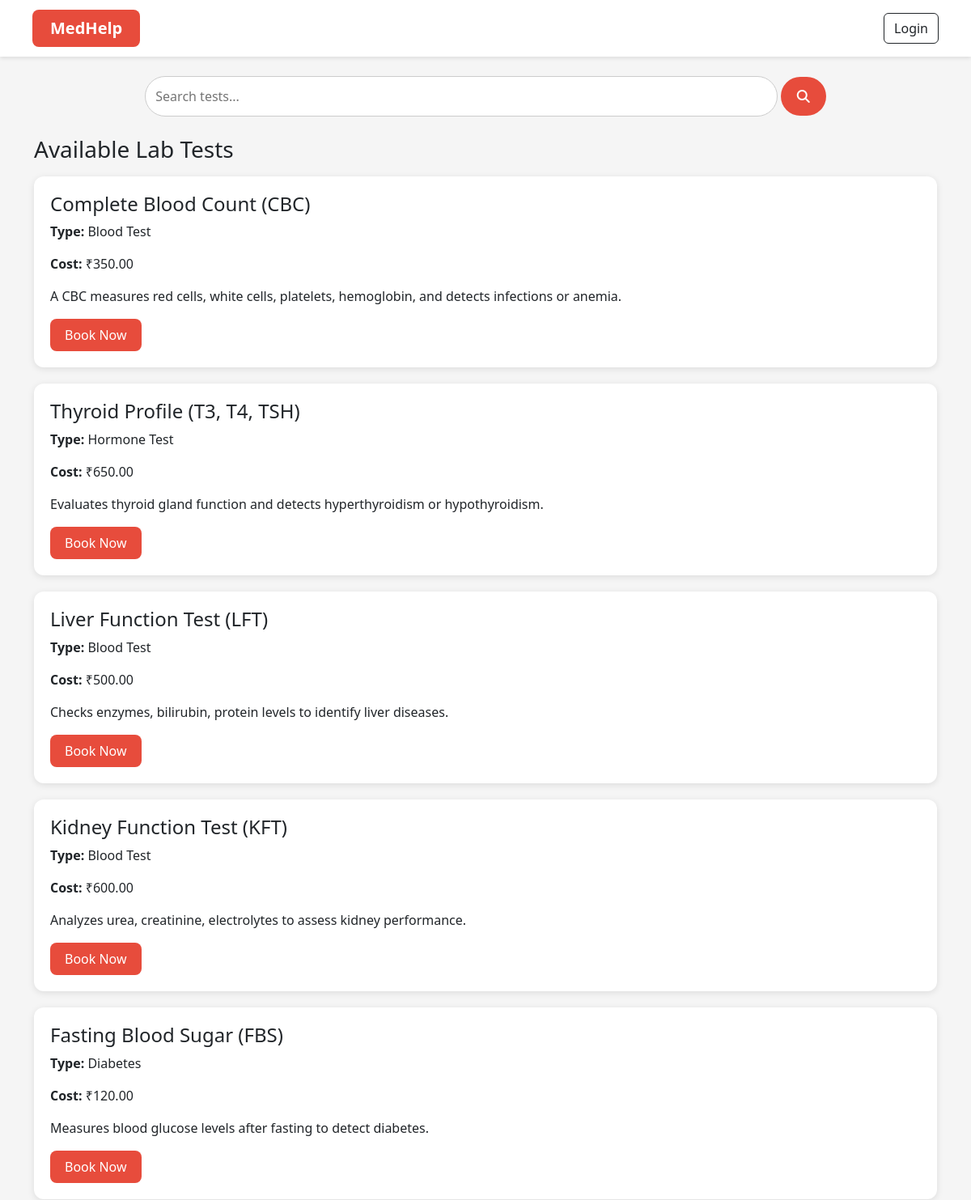
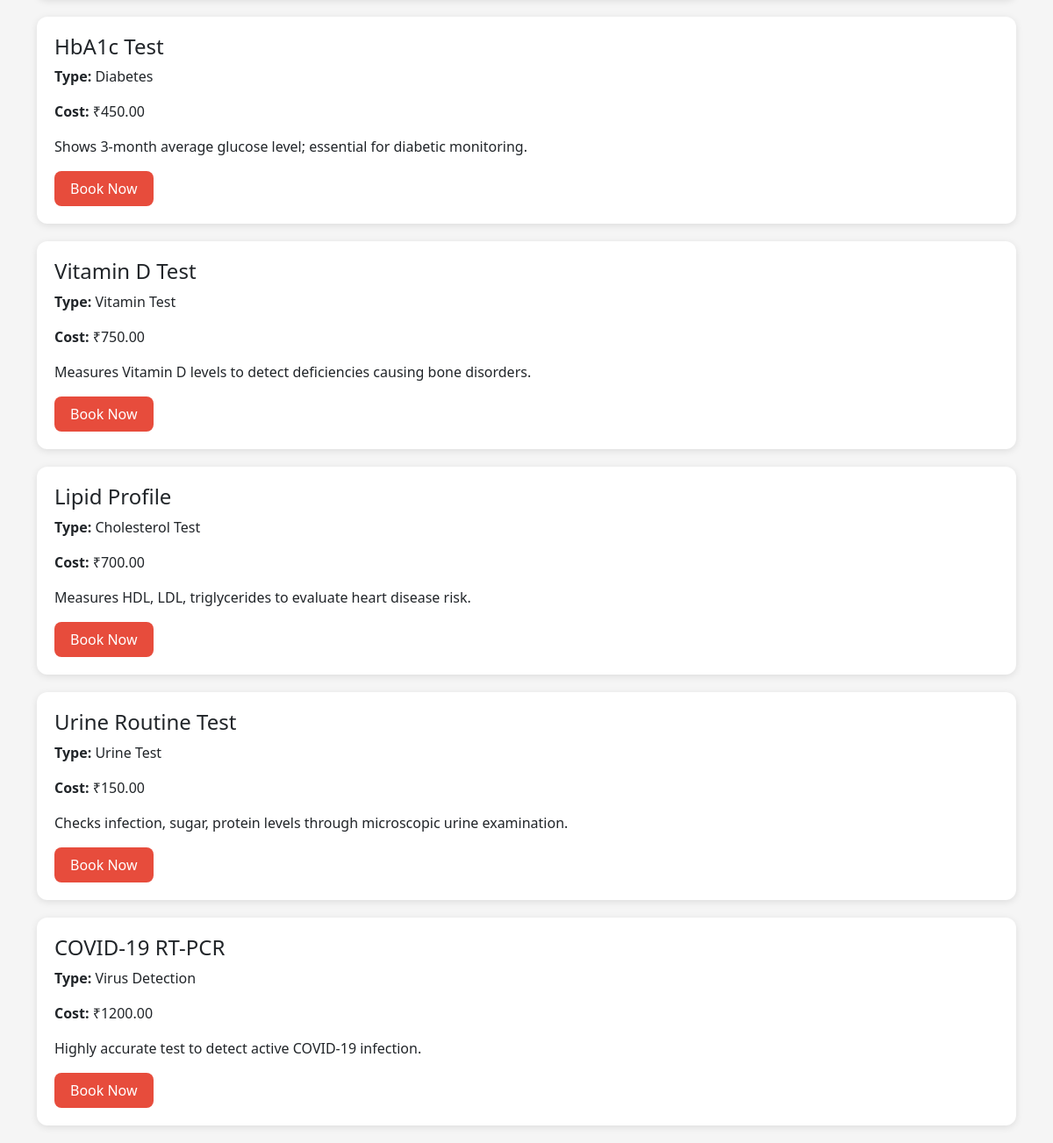
Screenshot of /customer/book_lab_test.php with the database file from the repository (2 pictures, top to bottom).
### tables this page shows
CREATE TABLE `LAB_TEST` (
  `test_id` int(11) NOT NULL,
  `test_name` varchar(100) NOT NULL,
  `test_type` varchar(50) DEFAULT NULL,
  `test_cost` decimal(10,2) DEFAULT NULL,
  `description` text DEFAULT NULL
);

### customer/book_lab_test.php (the view, shortened to what this page needs)
<?php
$search = "";
if(isset($_GET['search'])){
    $search = $_GET['search'];
    $query = "SELECT * FROM LAB_TEST WHERE test_name LIKE '%$search%' OR test_type LIKE '%$search%'";
} else {
    $query = "SELECT * FROM LAB_TEST";
}
$result = mysqli_query($conn, $query);
?>
<!DOCTYPE html>
<html>
<head>
    <link rel="stylesheet" href="https://cdn.jsdelivr.net/npm/bootstrap@5.3.0/dist/css/bootstrap.min.css">
    <link rel="stylesheet" href="https://cdnjs.cloudflare.com/ajax/libs/font-awesome/6.4.0/css/all.min.css">
</head>
<body>
<div class="top-header">
    <a class="logo" href="index.php">MedHelp</a>
    <div>
        <?php if(!isset($_SESSION['uid'])) { ?>
            <button class="btn btn-outline-dark" onclick="location.href='login.php'">
                Login
            </button>
        <?php } ?>
    </div>
</div>
<div class="container mt-4">
    <form class="search-bar text-center mb-4" method="GET">
        <input type="text" name="search" placeholder="Search tests..." value="<?php echo $search; ?>">
        <button><i class="fa fa-search"></i></button>
    </form>
    <h3 class="mb-3">Available Lab Tests</h3>
    <?php while($row = mysqli_fetch_assoc($result)) { ?>
        <div class="test-box">
            <h4><?php echo $row['test_name']; ?></h4>
            <p><b>Type:</b> <?php echo $row['test_type']; ?></p>
            <p><b>Cost:</b> ₹<?php echo $row['test_cost']; ?></p>
            <p><?php echo $row['description']; ?></p>
            <button class="btn-book"
                onclick="location.href='confirm_lab_test.php?id=<?php echo $row['test_id']; ?>'">
                Book Now
            </button>
        </div>
    <?php } ?>
</div>
</body>
</html>

### customer/book_lab_test.php (style rules this page uses)
body { background:#f5f5f5; font-family:'Segoe UI'; }
.top-header { background:#fff; padding:12px 40px; display:flex; justify-content:space-between; align-items:center; box-shadow:0 2px 5px rgba(0,0,0,0.1); }
.logo { background:#e74c3c; color:white; padding:8px 22px; border-radius:8px; font-size:20px; font-weight:bold; cursor:pointer; text-decoration:none; }
.test-box { background:white; padding:20px; border-radius:12px; margin-bottom:20px; box-shadow:0 2px 8px rgba(0,0,0,0.1); }
.btn-book { background:#e74c3c; color:white; padding:8px 18px; border-radius:8px; border:none; }
.search-bar input { border-radius:50px; padding:12px; border:1px solid #ccc; width:70%; }
.search-bar button { border-radius:50px; padding:12px 20px; border:none; background:#e74c3c; color:white; }

### rows the page displays
lab_test: test_name "Complete Blood Count (CBC)", test_type "Blood Test", test_cost "350.00", description "A CBC measures red cells, white cells, platelets, hemoglobin, and detects infections or anemia."
lab_test: test_name "Thyroid Profile (T3, T4, TSH)", test_type "Hormone Test", test_cost "650.00", description "Evaluates thyroid gland function and detects hyperthyroidism or hypothyroidism."
lab_test: test_name "Liver Function Test (LFT)", test_type "Blood Test", test_cost "500.00", description "Checks enzymes, bilirubin, protein levels to identify liver diseases."
lab_test: test_name "Kidney Function Test (KFT)", test_type "Blood Test", test_cost "600.00", description "Analyzes urea, creatinine, electrolytes to assess kidney performance."
lab_test: test_name "Fasting Blood Sugar (FBS)", test_type "Diabetes", test_cost "120.00", description "Measures blood glucose levels after fasting to detect diabetes."
lab_test: test_name "HbA1c Test", test_type "Diabetes", test_cost "450.00", description "Shows 3-month average glucose level; essential for diabetic monitoring."
lab_test: test_name "Vitamin D Test", test_type "Vitamin Test", test_cost "750.00", description "Measures Vitamin D levels to detect deficiencies causing bone disorders."
lab_test: test_name "Lipid Profile", test_type "Cholesterol Test", test_cost "700.00", description "Measures HDL, LDL, triglycerides to evaluate heart disease risk."
lab_test: test_name "Urine Routine Test", test_type "Urine Test", test_cost "150.00", description "Checks infection, sugar, protein levels through microscopic urine examination."
lab_test: test_name "COVID-19 RT-PCR", test_type "Virus Detection", test_cost "1200.00", description "Highly accurate test to detect active COVID-19 infection."
